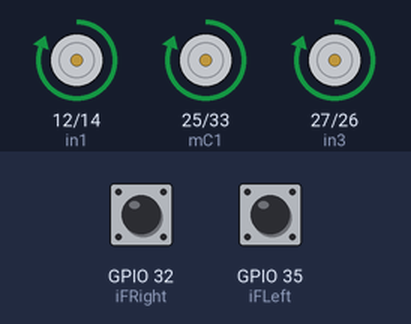
A sketch run on a simulated ESP32. Parts: motor-driver pin pairs drawn as motors (green arrow = first pin HIGH = forward, orange = second pin HIGH = backward, longer = more drive). Inputs (shaded band) come from the test bench; at power-on: GPIO 35 (iFLeft) LOW, GPIO 32 (iFRight) HIGH. What the sketch prints to the serial monitor is not drawn.

Above: at 1.5 s.
1.6 s: GPIO 35 (iFLeft) pulled HIGH for 1 s
At 2.5 s:
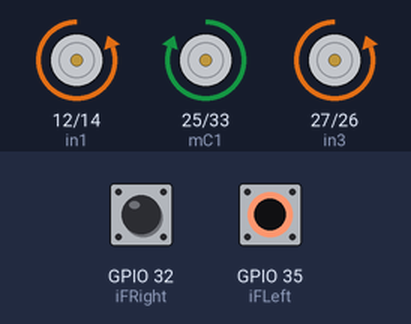
5.4 s: GPIO 35 (iFLeft) pulled HIGH for 3.2 s
At 5.77 s:
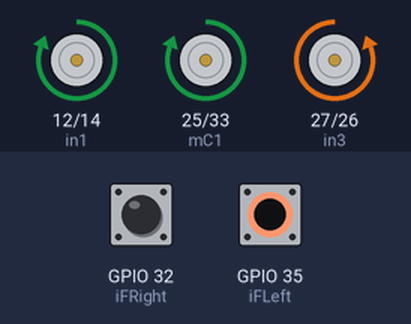
Timing chart, 0 to 16.1 s (numbered marks = the images above; inputs shaded):
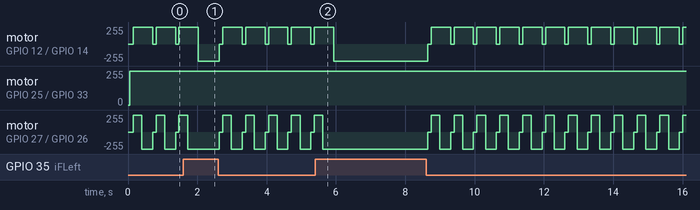

The sketch:

sketch_jul20a.ino
```cpp
#define DEBUG 0
#define in1  12
#define in2  14
#define in3  27
#define in4  26
#define mC1  25
#define mC2  33
#define iFRight  32
#define iFLeft  35


void setup() {
  #ifdef DEBUG
    Serial.begin(115200);
   #endif
  pinMode(in1, OUTPUT);
  pinMode(in2, OUTPUT);
  pinMode(in3, OUTPUT);
  pinMode(in4, OUTPUT);
  pinMode(mC1, OUTPUT);
  pinMode(mC2, OUTPUT);
  pinMode(iFRight, INPUT);
  pinMode(iFLeft, INPUT);
}

void backward()
{
  digitalWrite(in1, HIGH);
  digitalWrite(in2, LOW);
  digitalWrite(in3, HIGH);
  digitalWrite(in4, LOW);
}
void left()
{
  digitalWrite(in1, LOW);
  digitalWrite(in2, HIGH);
  digitalWrite(in3, HIGH);
  digitalWrite(in4, LOW);
}
void foward()
{
  digitalWrite(in1, LOW);
  digitalWrite(in2, HIGH);
  digitalWrite(in3, LOW);
  digitalWrite(in4, HIGH);
}
void right()
{
  digitalWrite(in1, HIGH);
  digitalWrite(in2, LOW);
  digitalWrite(in3, LOW);
  digitalWrite(in4, HIGH);
}
void stopMotor()
{
  digitalWrite(in1, LOW);
  digitalWrite(in2, LOW);
  digitalWrite(in3, LOW);
  digitalWrite(in4, LOW);
}
void vaccumOn()
{
  digitalWrite(mC1, HIGH);
}
void vaccumOff()
{
  digitalWrite(mC1, LOW);
}
void loop()
{
  #ifdef DEBUG
    delay(50);
    Serial.println("Right:"+String(digitalRead(iFRight)));
    Serial.println("Left:"+iFLeft);
    #endif
   foward();
   vaccumOn();
   if (digitalRead(iFRight) == 0 || digitalRead(iFLeft) == 0)
   {
    stopMotor();
    delay(100);
    backward();
    delay(250);
    right();
    delay(250);
   }
   delay(10);
}
```

Measured:
- by itself, motor on GPIO 12 (in1) / GPIO 14 (in2): repeats every 0.66 s: stopped 0.10 s, forward 255/255 0.56 s
- by itself, motor on GPIO 27 (in3) / GPIO 26 (in4): repeats every 0.66 s: stopped 0.10 s, forward 255/255 0.25 s, backward 255/255 0.31 s
